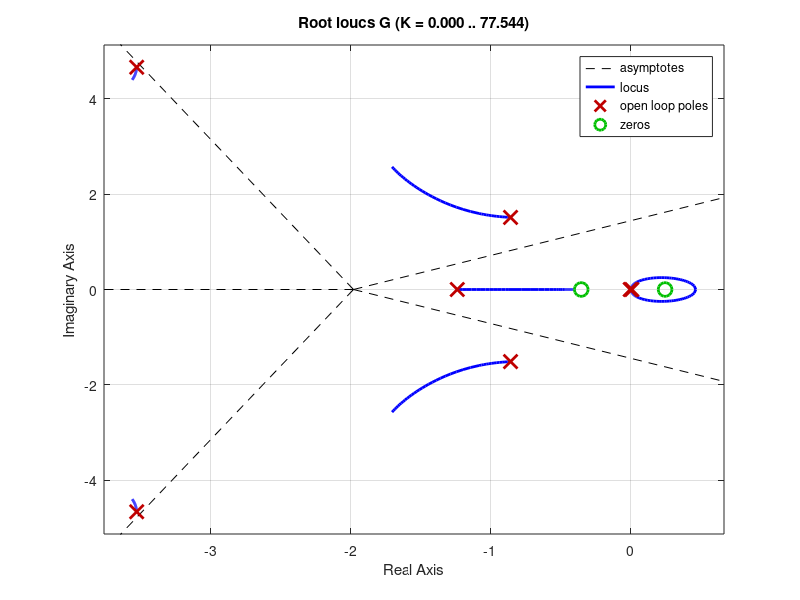

This chart was generated by the following MATLAB code:
s = tf('s');

DELTA_MAX = 3.156;

P = (s + 0.35) / (s^6 + 10*s^5 + 60*s^4 + 140*s^3 + 200*s^2 + 125*s - (DELTA_MAX/2));
C = (1 - 4*s)/s;

G = P*C;

rlocus(G)